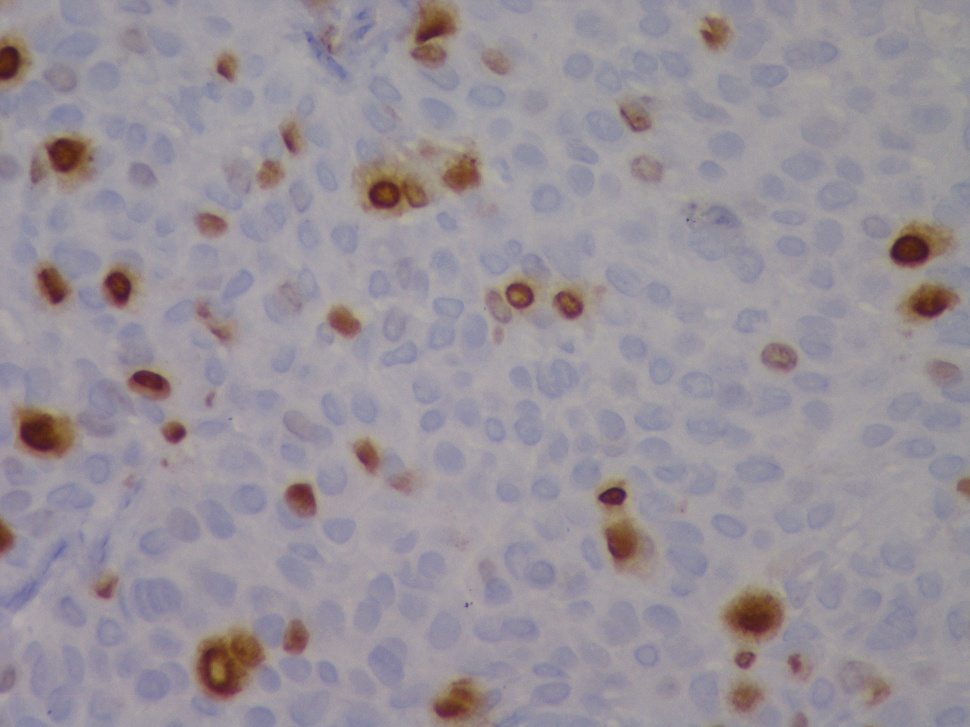
#> input picture assignment-8/3053 KI67.jpg, 970 x 727 px, shrunk from 2560 x 1920 before the run
$ jupyter execute --allow-errors stain-cells-segmentation.ipynb
#> lines starting #> are read from the running program, lines starting #| are printed output that depends on the picture; after the words box and inside, x2 and y2 are one past the last pixel; in counts of white or black regions, pixels touching at a corner belong together
[cell 1]
import pandas as pd
import numpy as np
import cv2
from matplotlib import pyplot as plt

### image = 3053 KI67.jpg

[cell 2]
img1=cv2.imread("3053 KI67.jpg")
#> img1 is the input picture: shape (727, 970, 3); mean B, G, R 153.9, 145.9, 152.8

gray=cv2.cvtColor(img1, cv2.COLOR_BGR2GRAY)
thresh, bin_img = cv2.threshold(gray, thresh=100, maxval=255, type=cv2.THRESH_BINARY_INV)
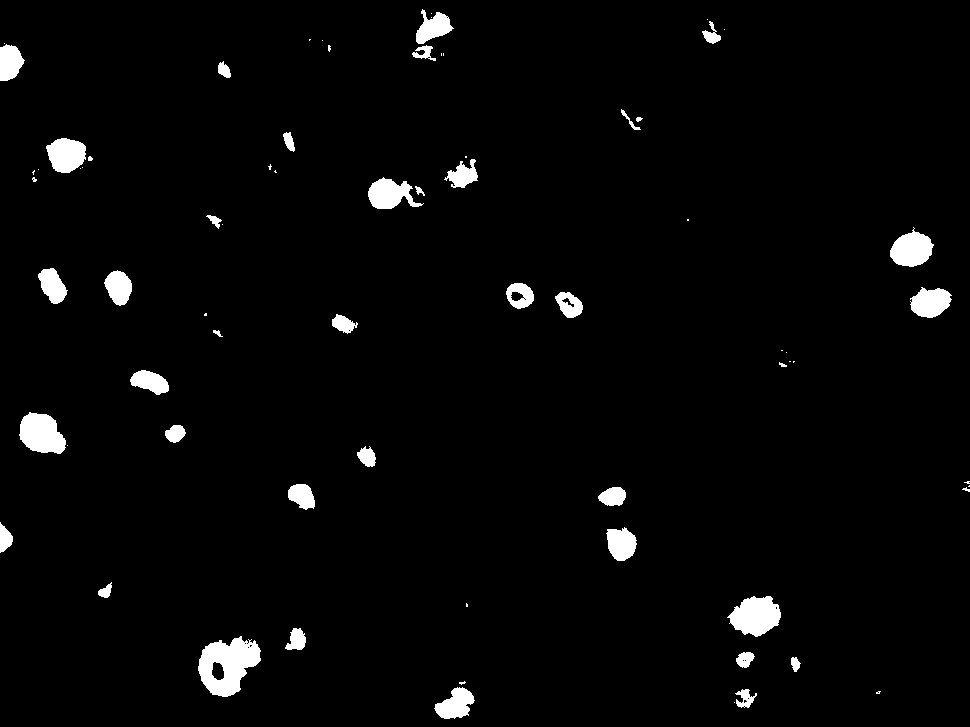
#> bin_img: shape (727, 970); 2.8% white; 72 white regions (32 under 20 px), largest, box (x1, y1, x2, y2) and area: (198, 636, 261, 697) 2377, (727, 596, 781, 637) 1504, (19, 412, 66, 454) 1426
kernel = np.ones((3,3),np.uint8)
closed = cv2.morphologyEx(bin_img,cv2.MORPH_CLOSE, kernel=kernel, iterations=5)
#> closed: shape (727, 970); 3.1% white; 48 white regions (11 under 20 px)
contour_brown, hierarchy = cv2.findContours(image=closed.copy(), mode=cv2.RETR_EXTERNAL, method=cv2.CHAIN_APPROX_SIMPLE)
#> contour_brown = 48 contours, 11 with area under 20; largest, box (x1, y1, x2, y2) and area: (198, 636, 261, 697) 2538, (727, 596, 781, 637) 1465, (19, 412, 68, 454) 1366, (368, 177, 425, 209) 1244, (890, 227, 934, 267) 1092

cells=0
#> (the rest of this cell did not finish here and is left out)

[cell 3]
img1=cv2.imread("3053 KI67.jpg",1)
lab= cv2.cvtColor(img1, cv2.COLOR_BGR2LAB)
#> lab: shape (727, 970, 3); mean of channels 0, 1, 2 156.5, 132.3, 124.9

l, a, b = cv2.split(lab)
clahe = cv2.createCLAHE(clipLimit=3.0, tileGridSize=(8,8))
cl = clahe.apply(l)

limg = cv2.merge((cl,a,b))
#> limg: shape (727, 970, 3); mean of channels 0, 1, 2 156.8, 132.3, 124.9
final = cv2.cvtColor(limg, cv2.COLOR_LAB2BGR)

gray=cv2.cvtColor(final, cv2.COLOR_BGR2GRAY)
thresh, bin_img = cv2.threshold(gray, thresh=100, maxval=255, type=cv2.THRESH_BINARY_INV)
#> bin_img: shape (727, 970); 8.3% white; 832 white regions (683 under 20 px), largest, box (x1, y1, x2, y2) and area: (195, 629, 272, 702) 3696, (358, 155, 429, 216) 2489, (13, 407, 75, 460) 2382
kernel = np.ones((3,3),np.uint8)
closed = cv2.morphologyEx(bin_img,cv2.MORPH_CLOSE, kernel=kernel, iterations=5)
#> closed: shape (727, 970); 10% white; 332 white regions (194 under 20 px)
contour2, hierarchy = cv2.findContours(image=closed.copy(), mode=cv2.RETR_EXTERNAL, method=cv2.CHAIN_APPROX_SIMPLE)
#> contour2 = 332 contours, 214 with area under 20; largest, box (x1, y1, x2, y2) and area: (195, 618, 310, 702) 4988, (722, 591, 784, 670) 2754, (596, 480, 654, 572) 2698, (353, 155, 432, 216) 2698, (13, 407, 113, 460) 2650

tcells=0
#> (the rest of this cell did not finish here and is left out)

#> (a cell that did not finish here is left out)

#> (a cell that did not finish here is left out)

### image = 2141 KI67.jpg

[cell 6]
img1=cv2.imread("2141 KI67.jpg")
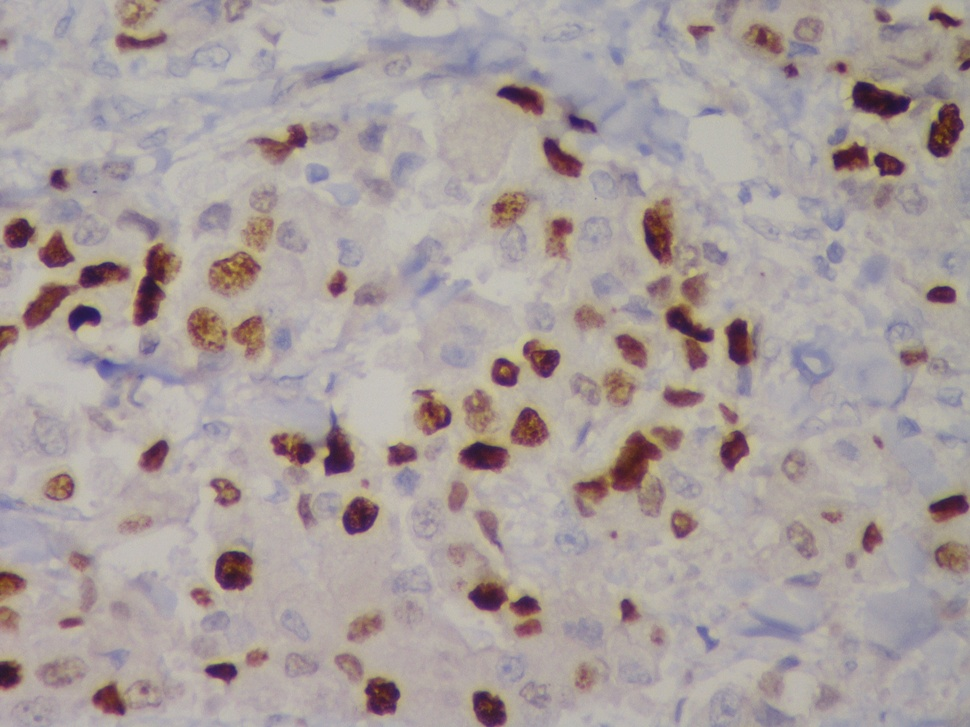
#> input picture assignment-8/2141 KI67.jpg, 970 x 727 px, shrunk from 2560 x 1920 before the run
#> img1 is the input picture: shape (727, 970, 3); mean B, G, R 157.2, 159.1, 169.4

gray=cv2.cvtColor(img1, cv2.COLOR_BGR2GRAY)
thresh, bin_img = cv2.threshold(gray, thresh=120, maxval=255, type=cv2.THRESH_BINARY_INV)
#> bin_img: shape (727, 970); 7.5% white; 262 white regions (135 under 20 px), largest, box (x1, y1, x2, y2) and area: (575, 431, 661, 501) 2310, (134, 244, 175, 326) 1767, (851, 81, 918, 120) 1498
kernel = np.ones((3,3),np.uint8)
closed = cv2.morphologyEx(bin_img,cv2.MORPH_CLOSE, kernel=kernel, iterations=5)
#> closed: shape (727, 970); 8.4% white; 139 white regions (38 under 20 px)
contour_brown, hierarchy = cv2.findContours(image=closed.copy(), mode=cv2.RETR_EXTERNAL, method=cv2.CHAIN_APPROX_SIMPLE)
#> contour_brown = 139 contours, 42 with area under 20; largest, box (x1, y1, x2, y2) and area: (851, 80, 964, 158) 3070, (575, 427, 681, 516) 2973, (0, 262, 129, 351) 2270, (271, 414, 354, 476) 2165, (131, 214, 175, 326) 1973

cells=0
#> (the rest of this cell did not finish here and is left out)

[cell 7]
img1=cv2.imread("2141 KI67.jpg",1)
lab= cv2.cvtColor(img1, cv2.COLOR_BGR2LAB)
#> lab: shape (727, 970, 3); mean of channels 0, 1, 2 169, 131.7, 130.5

l, a, b = cv2.split(lab)
clahe = cv2.createCLAHE(clipLimit=3.0, tileGridSize=(8,8))
cl = clahe.apply(l)

limg = cv2.merge((cl,a,b))
#> limg: shape (727, 970, 3); mean of channels 0, 1, 2 160.4, 131.7, 130.5
final = cv2.cvtColor(limg, cv2.COLOR_LAB2BGR)

gray=cv2.cvtColor(final, cv2.COLOR_BGR2GRAY)
thresh, bin_img = cv2.threshold(gray, thresh=100, maxval=255, type=cv2.THRESH_BINARY_INV)
#> bin_img: shape (727, 970); 15.1% white; 682 white regions (426 under 20 px), largest, box (x1, y1, x2, y2) and area: (850, 76, 964, 158) 3481, (573, 431, 664, 517) 3302, (270, 409, 355, 482) 2733
kernel = np.ones((3,3),np.uint8)
closed = cv2.morphologyEx(bin_img,cv2.MORPH_CLOSE, kernel=kernel, iterations=5)
#> closed: shape (727, 970); 18.3% white; 251 white regions (82 under 20 px)
contour2, hierarchy = cv2.findContours(image=closed.copy(), mode=cv2.RETR_EXTERNAL, method=cv2.CHAIN_APPROX_SIMPLE)
#> contour2 = 251 contours, 96 with area under 20; largest, box (x1, y1, x2, y2) and area: (642, 197, 761, 395) 7600, (76, 308, 291, 408) 5362, (420, 32, 625, 135) 4384, (850, 48, 964, 158) 4356, (573, 427, 683, 517) 4261

tcells=0
#> (the rest of this cell did not finish here and is left out)

#> (a cell that did not finish here is left out)

#> (a cell that did not finish here is left out)

### image = 1714 KI67.jpg

[cell 10]
img1=cv2.imread("1714 KI67.jpg")
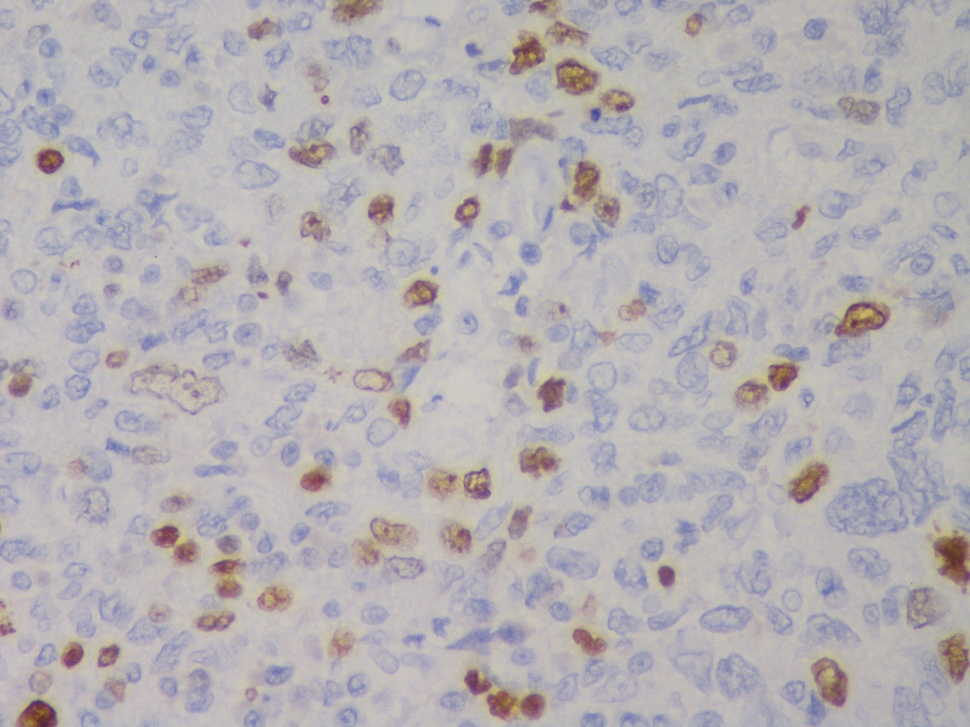
#> input picture assignment-8/1714 KI67.jpg, 970 x 727 px, shrunk from 2560 x 1920 before the run
#> img1 is the input picture: shape (727, 970, 3); mean B, G, R 179.5, 175.9, 180.5

gray=cv2.cvtColor(img1, cv2.COLOR_BGR2GRAY)
thresh, bin_img = cv2.threshold(gray, thresh=125, maxval=255, type=cv2.THRESH_BINARY_INV)
#> bin_img: shape (727, 970); 2.2% white; 186 white regions (120 under 20 px), largest, box (x1, y1, x2, y2) and area: (934, 537, 970, 584) 1124, (835, 302, 888, 337) 798, (18, 700, 57, 727) 774
kernel = np.ones((3,3),np.uint8)
closed = cv2.morphologyEx(bin_img,cv2.MORPH_CLOSE, kernel=kernel, iterations=5)
#> closed: shape (727, 970); 2.9% white; 107 white regions (46 under 20 px)
contour_brown, hierarchy = cv2.findContours(image=closed.copy(), mode=cv2.RETR_EXTERNAL, method=cv2.CHAIN_APPROX_SIMPLE)
#> contour_brown = 107 contours, 57 with area under 20; largest, box (x1, y1, x2, y2) and area: (465, 670, 544, 718) 1291, (934, 537, 970, 584) 1172, (835, 302, 888, 337) 1103, (556, 60, 597, 95) 864, (812, 659, 847, 714) 828

cells=0
#> (the rest of this cell did not finish here and is left out)

[cell 11]
img1=cv2.imread("1714 KI67.jpg",1)
lab= cv2.cvtColor(img1, cv2.COLOR_BGR2LAB)
#> lab: shape (727, 970, 3); mean of channels 0, 1, 2 184.3, 130.5, 126.9

l, a, b = cv2.split(lab)
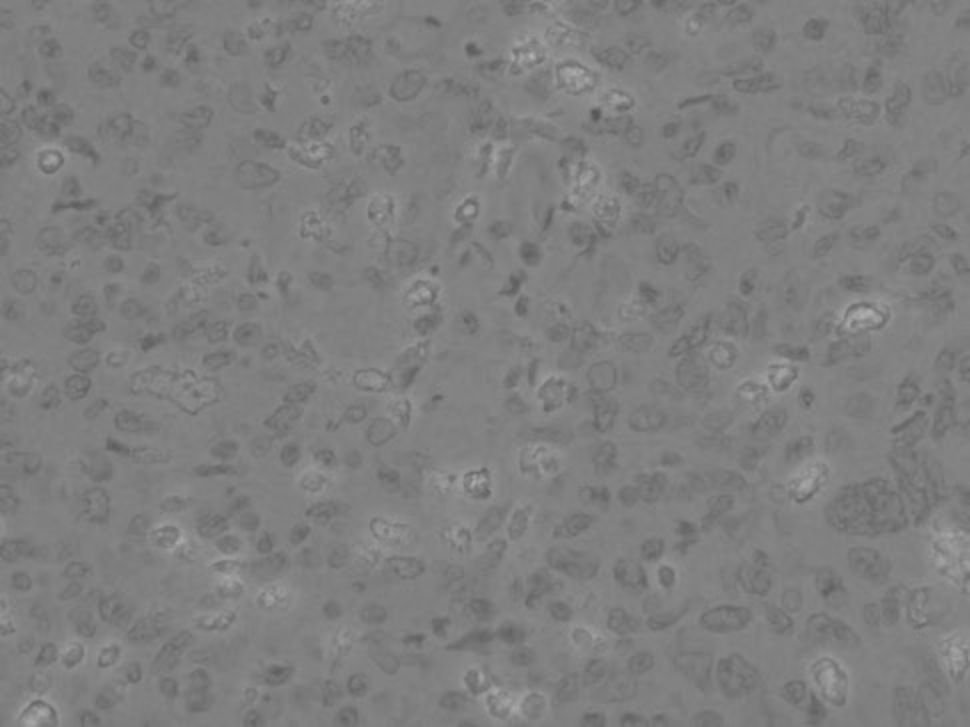
#> b: shape (727, 970); min 86, max 178, mean 126.9
clahe = cv2.createCLAHE(clipLimit=3.0, tileGridSize=(8,8))
cl = clahe.apply(l)

limg = cv2.merge((cl,a,b))
#> limg: shape (727, 970, 3); mean of channels 0, 1, 2 175, 130.5, 126.9
final = cv2.cvtColor(limg, cv2.COLOR_LAB2BGR)

gray=cv2.cvtColor(final, cv2.COLOR_BGR2GRAY)
thresh, bin_img = cv2.threshold(gray, thresh=100, maxval=255, type=cv2.THRESH_BINARY_INV)
#> bin_img: shape (727, 970); 9.3% white; 1275 white regions (904 under 20 px), largest, box (x1, y1, x2, y2) and area: (824, 301, 891, 350) 1508, (933, 530, 970, 594) 1467, (807, 658, 848, 726) 1447
kernel = np.ones((3,3),np.uint8)
closed = cv2.morphologyEx(bin_img,cv2.MORPH_CLOSE, kernel=kernel, iterations=5)
#> closed: shape (727, 970); 14.4% white; 396 white regions (159 under 20 px)
contour2, hierarchy = cv2.findContours(image=closed.copy(), mode=cv2.RETR_EXTERNAL, method=cv2.CHAIN_APPROX_SIMPLE)
#> contour2 = 396 contours, 177 with area under 20; largest, box (x1, y1, x2, y2) and area: (831, 471, 944, 534) 3702, (542, 137, 620, 255) 2792, (555, 50, 637, 139) 2698, (441, 668, 546, 721) 2218, (786, 658, 848, 727) 2130

tcells=0
#> (the rest of this cell did not finish here and is left out)

#> (a cell that did not finish here is left out)

#> (a cell that did not finish here is left out)

### image = 1718 KI67.jpg

[cell 14]
img1=cv2.imread("1718 KI67.jpg")
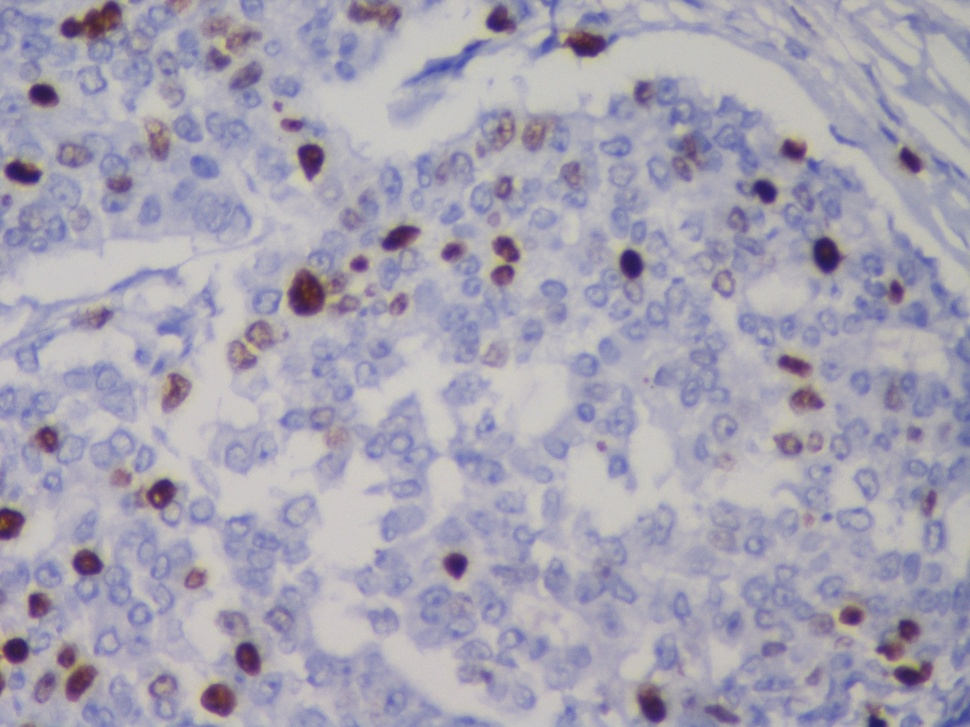
#> input picture assignment-8/1718 KI67.jpg, 970 x 727 px, shrunk from 2560 x 1920 before the run
#> img1 is the input picture: shape (727, 970, 3); mean B, G, R 179.1, 163.5, 166.9

gray=cv2.cvtColor(img1, cv2.COLOR_BGR2GRAY)
thresh, bin_img = cv2.threshold(gray, thresh=100, maxval=255, type=cv2.THRESH_BINARY_INV)
#> bin_img: shape (727, 970); 2.8% white; 92 white regions (26 under 20 px), largest, box (x1, y1, x2, y2) and area: (61, 1, 121, 40) 1198, (289, 271, 325, 314) 1133, (813, 237, 843, 273) 748
kernel = np.ones((3,3),np.uint8)
closed = cv2.morphologyEx(bin_img,cv2.MORPH_CLOSE, kernel=kernel, iterations=5)
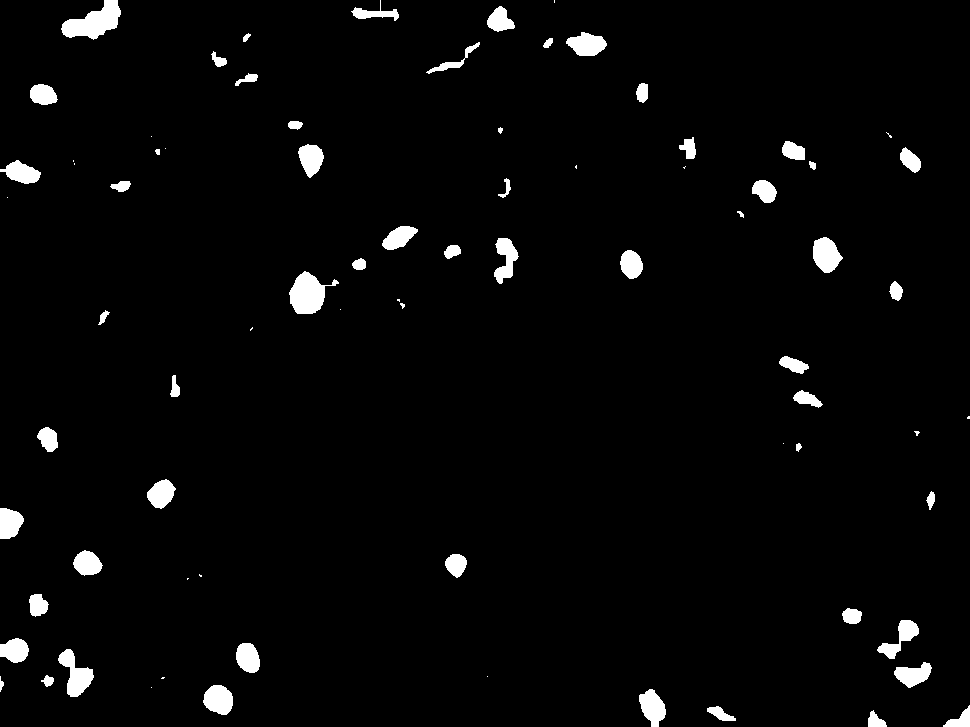
#> closed: shape (727, 970); 2.9% white; 78 white regions (21 under 20 px)
contour_brown, hierarchy = cv2.findContours(image=closed.copy(), mode=cv2.RETR_EXTERNAL, method=cv2.CHAIN_APPROX_SIMPLE)
#> contour_brown = 78 contours, 25 with area under 20; largest, box (x1, y1, x2, y2) and area: (61, 0, 121, 40) 1223, (289, 271, 339, 314) 1108, (58, 649, 94, 697) 767, (813, 237, 843, 273) 704, (203, 685, 233, 715) 644

cells=0
#> (the rest of this cell did not finish here and is left out)
